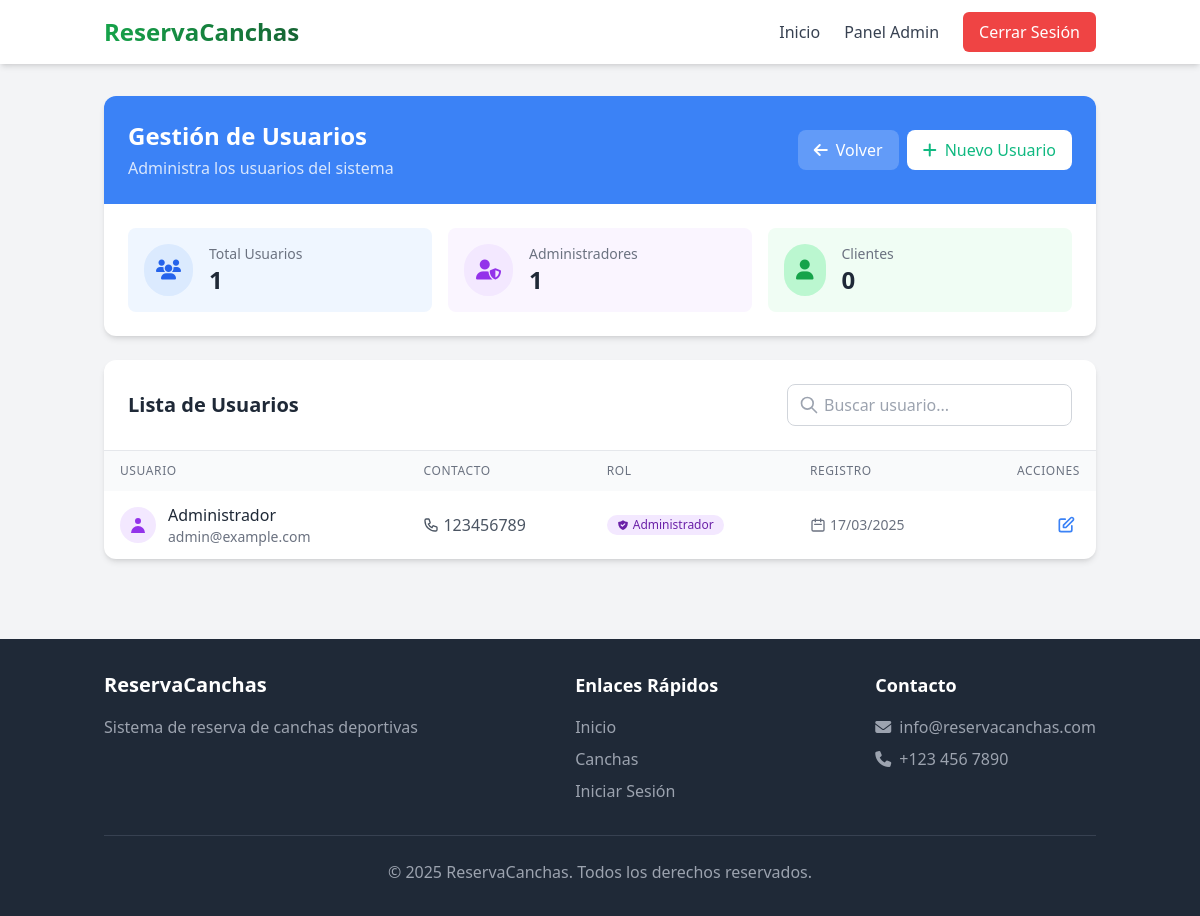
Page /index.php?page=admin-users (signed in) on the committed database.
### tables this page shows
CREATE TABLE IF NOT EXISTS users (
    id INT AUTO_INCREMENT PRIMARY KEY,
    nombre VARCHAR(100) NOT NULL,
    email VARCHAR(100) NOT NULL UNIQUE,
    telefono VARCHAR(20) NOT NULL,
    password VARCHAR(255) NOT NULL,
    rol ENUM('cliente', 'admin') NOT NULL DEFAULT 'cliente',
    created_at TIMESTAMP DEFAULT CURRENT_TIMESTAMP
);

### admin/users.php (the view, shortened to what this page needs)
<?php
$database = new Database();
$db = $database->getConnection();
$query = "SELECT * FROM users ORDER BY created_at DESC";
$stmt = $db->prepare($query);
$stmt->execute();
$users = $stmt->fetchAll(PDO::FETCH_ASSOC);
$adminCount = 0;
$clientCount = 0;
foreach ($users as $user) {
    if ($user['rol'] === 'admin') {
        $adminCount++;
    } else {
        $clientCount++;
    }
}
?>
<div class="flex flex-col space-y-6">
    <div class="bg-white rounded-xl shadow-md overflow-hidden">
        <div class="bg-primary p-6">
            <div class="flex flex-col md:flex-row justify-between items-center">
                <div>
                    <h2 class="text-2xl font-bold text-white">Gestión de Usuarios</h2>
                    <p class="text-white/80 mt-1">Administra los usuarios del sistema</p>
                </div>
                <div class="flex space-x-2 mt-4 md:mt-0">
                    <a href="index.php?page=admin" class="inline-flex items-center px-4 py-2 bg-white/20 hover:bg-white/30 rounded-lg text-white transition-all">
                        <i class="fas fa-arrow-left mr-2"></i> Volver
                    </a>
                    <button id="newUserBtn" class="inline-flex items-center px-4 py-2 bg-white text-secondary font-medium rounded-lg hover:bg-gray-50 transition-all">
                        <i class="fas fa-plus mr-2"></i> Nuevo Usuario
                    </button>
                </div>
            </div>
        </div>
        <div class="grid grid-cols-1 md:grid-cols-3 gap-4 p-6">
            <div class="flex items-center p-4 bg-blue-50 rounded-lg">
                <div class="rounded-full bg-blue-100 p-3 mr-4">
                    <i class="fas fa-users text-blue-600 text-xl"></i>
                </div>
                <div>
                    <p class="text-gray-500 text-sm">Total Usuarios</p>
                    <p class="text-2xl font-bold text-gray-800"><?php echo count($users); ?></p>
                </div>
            </div>
            <div class="flex items-center p-4 bg-purple-50 rounded-lg">
                <div class="rounded-full bg-purple-100 p-3 mr-4">
                    <i class="fas fa-user-shield text-purple-600 text-xl"></i>
                </div>
                <div>
                    <p class="text-gray-500 text-sm">Administradores</p>
                    <p class="text-2xl font-bold text-gray-800"><?php echo $adminCount; ?></p>
                </div>
            </div>
            <div class="flex items-center p-4 bg-green-50 rounded-lg">
                <div class="rounded-full bg-green-200 p-3 mr-4">
                    <i class="fas fa-user text-green-600 text-xl"></i>
                </div>
                <div>
                    <p class="text-gray-500 text-sm">Clientes</p>
                    <p class="text-2xl font-bold text-gray-800"><?php echo $clientCount; ?></p>
                </div>
            </div>
        </div>
    </div>
    <div class="flex flex-col lg:flex-row lg:space-x-6 space-y-6 lg:space-y-0">
        <div class="flex-1 bg-white rounded-xl shadow-md overflow-hidden">
            <div class="p-6 border-b">
                <div class="flex justify-between items-center">
                    <h3 class="text-xl font-semibold text-gray-800">Lista de Usuarios</h3>
                    <div class="relative">
                        <input type="text" id="searchUser" placeholder="Buscar usuario..."
                               class="pl-9 pr-4 py-2 border border-gray-300 rounded-lg focus:ring-2 focus:ring-primary focus:border-primary">
                        <svg xmlns="http://www.w3.org/2000/svg" class="h-5 w-5 text-gray-400 absolute left-3 top-1/2 transform -translate-y-1/2" fill="none" viewBox="0 0 24 24" stroke="currentColor">
                            <path stroke-linecap="round" stroke-linejoin="round" stroke-width="2" d="M21 21l-6-6m2-5a7 7 0 11-14 0 7 7 0 0114 0z" />
                        </svg>
                    </div>
                </div>
            </div>
            <div class="overflow-x-auto">
                <table class="min-w-full" id="usersTable">
                    <thead>
                        <tr class="bg-gray-50">
                            <th class="py-3 px-4 text-left text-xs font-medium text-gray-500 uppercase tracking-wider">Usuario</th>
                            <th class="py-3 px-4 text-left text-xs font-medium text-gray-500 uppercase tracking-wider">Contacto</th>
                            <th class="py-3 px-4 text-left text-xs font-medium text-gray-500 uppercase tracking-wider">Rol</th>
                            <th class="py-3 px-4 text-left text-xs font-medium text-gray-500 uppercase tracking-wider">Registro</th>
                            <th class="py-3 px-4 text-right text-xs font-medium text-gray-500 uppercase tracking-wider">Acciones</th>
                        </tr>
                    </thead>
                    <tbody class="divide-y divide-gray-200">
                        <?php foreach ($users as $user): ?>
                            <tr class="hover:bg-gray-50 transition-colors">
                                <td class="py-3 px-4">
                                    <div class="flex items-center">
                                        <div class="bg-<?php echo ($user['rol'] === 'admin') ? 'purple' : 'blue'; ?>-100 rounded-full p-2 mr-3">
                                            <svg xmlns="http://www.w3.org/2000/svg" class="h-5 w-5 text-<?php echo ($user['rol'] === 'admin') ? 'purple' : 'blue'; ?>-600" viewBox="0 0 20 20" fill="currentColor">
                                                <path fill-rule="evenodd" d="M10 9a3 3 0 100-6 3 3 0 000 6zm-7 9a7 7 0 1114 0H3z" clip-rule="evenodd" />
                                            </svg>
                                        </div>
                                        <div>
                                            <p class="font-medium text-gray-800"><?php echo $user['nombre']; ?></p>
                                            <p class="text-sm text-gray-500"><?php echo $user['email']; ?></p>
                                        </div>
                                    </div>
                                </td>
                                <td class="py-3 px-4">
                                    <a href="tel:<?php echo $user['telefono']; ?>" class="flex items-center text-gray-600 hover:text-primary">
                                        <?php echo $user['telefono']; ?>
                                    </a>
                                </td>
                                <td class="py-3 px-4">
                                    <?php if ($user['rol'] === 'admin'): ?>
                                        <span class="inline-flex items-center px-2.5 py-0.5 rounded-full text-xs font-medium bg-purple-100 text-purple-800">
                                            Administrador
                                        </span>
                                    <?php endif; ?>
                                </td>
                                <td class="py-3 px-4">
                                    <div class="flex items-center text-gray-500 text-sm">
                                        <svg xmlns="http://www.w3.org/2000/svg" class="h-4 w-4 mr-1" fill="none" viewBox="0 0 24 24" stroke="currentColor">
                                            <path stroke-linecap="round" stroke-linejoin="round" stroke-width="2" d="M8 7V3m8 4V3m-9 8h10M5 21h14a2 2 0 002-2V7a2 2 0 00-2-2H5a2 2 0 00-2 2v12a2 2 0 002 2z" />
                                        </svg>
                                        <?php echo date('d/m/Y', strtotime($user['created_at'])); ?>
                                    </div>
                                </td>
                                <td class="py-3 px-4 text-right">
                                    <div class="flex justify-end space-x-2">
                                        <a href="index.php?page=admin-users&action=edit&id=<?php echo $user['id']; ?>"
                                           class="text-primary hover:text-primary-dark transition-colors p-1 rounded-full hover:bg-gray-100">
                                            <svg xmlns="http://www.w3.org/2000/svg" class="h-5 w-5" fill="none" viewBox="0 0 24 24" stroke="currentColor">
                                                <path stroke-linecap="round" stroke-linejoin="round" stroke-width="2" d="M11 5H6a2 2 0 00-2 2v11a2 2 0 002 2h11a2 2 0 002-2v-5m-1.414-9.414a2 2 0 112.828 2.828L11.828 15H9v-2.828l8.586-8.586z" />
                                            </svg>
                                        </a>
                                    </div>
                                </td>
                            </tr>
                        <?php endforeach; ?>
                    </tbody>
                </table>
            </div>
        </div>
    </div>
</div>

### rows in the picture
users: nombre "Administrador", email "admin@example.com", telefono "123456789", rol "admin" (drawn), created_at "17/03/2025"

### other values in the picture
count($users) "1"
$adminCount "1"
$clientCount "0"
